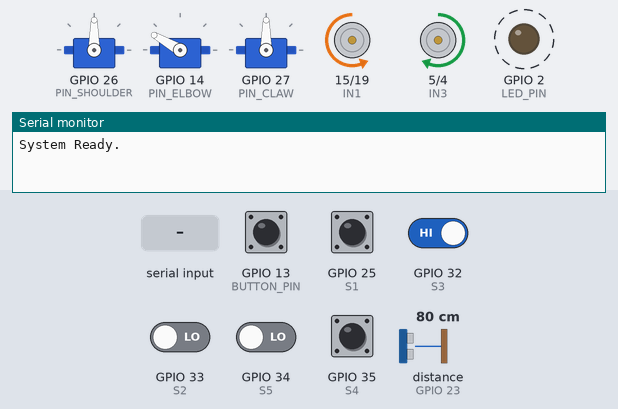
This sketch was run on a simulated ESP32. On the bench: 3 × servo, motor-driver pin pairs drawn as motors (green arrow = first pin HIGH = forward, orange = second pin HIGH = backward, longer = more drive, scaled by the enable pin), output pins drawn as LEDs (lit = HIGH), the last lines printed to the serial monitor. Wiring (inferred from the names in the program): ultrasonic range finder: trigger GPIO 22; echo GPIO 23. Dashed ring = blinking. The test bench sets the inputs (shaded band); at power-on: GPIO 13 (BUTTON_PIN), GPIO 25 (S1), GPIO 32 (S3), GPIO 35 (S4) HIGH, GPIO 33 (S2), GPIO 34 (S5) LOW, distance to the obstacle (sensor on GPIO 23) 80 cm. The echo pulse lasts 58.3 µs per cm; nothing arrives over Bluetooth unless stated; pins used as bus, display or sensor lines are not drawn.

Above: at 1.2 s.
1.3 s: distance to the obstacle (sensor on GPIO 23) set to 7 cm
4.3 s: distance to the obstacle (sensor on GPIO 23) set to 4 cm
At 6.6 s:
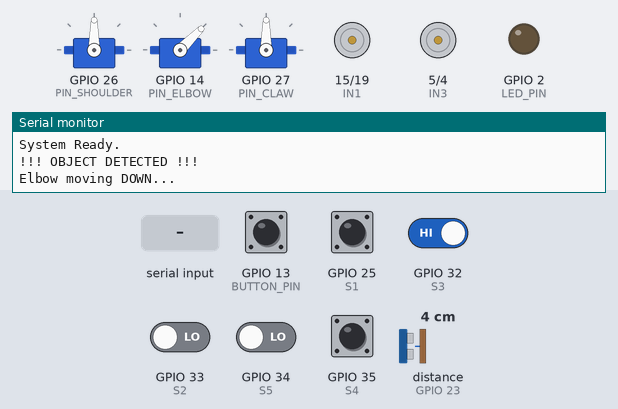
7.3 s: GPIO 13 (BUTTON_PIN) pulled LOW for 1 s
11.3 s: "Z" received over the second serial link
At 12.2 s:
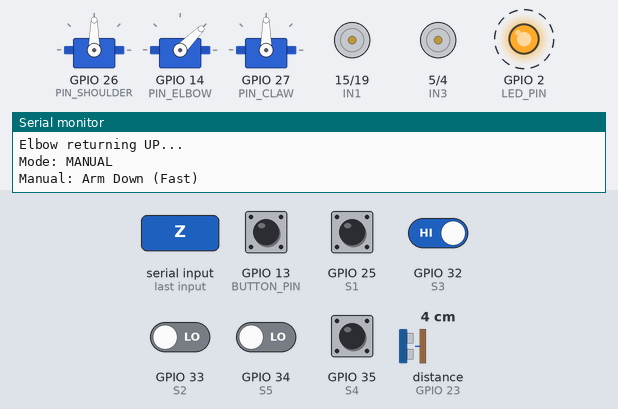
14.3 s: GPIO 13 (BUTTON_PIN) pulled LOW for 0.15 s
At 15.2 s:
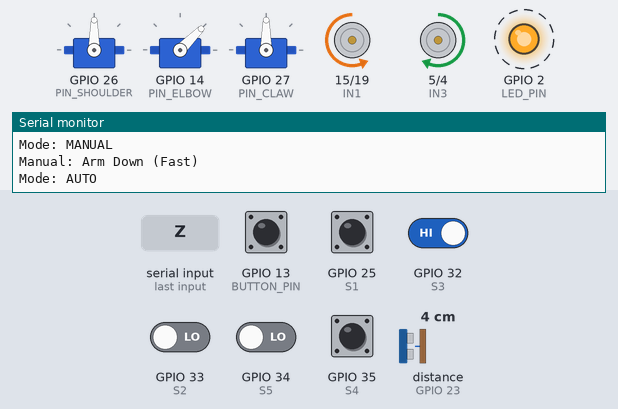
17.3 s: GPIO 32 (S3) driven LOW
At 18.2 s:
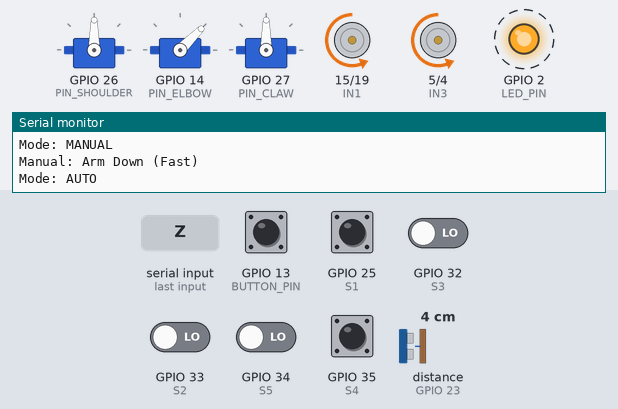
Timing chart, 0 to 21.3 s (numbered marks = the images above; inputs shaded):
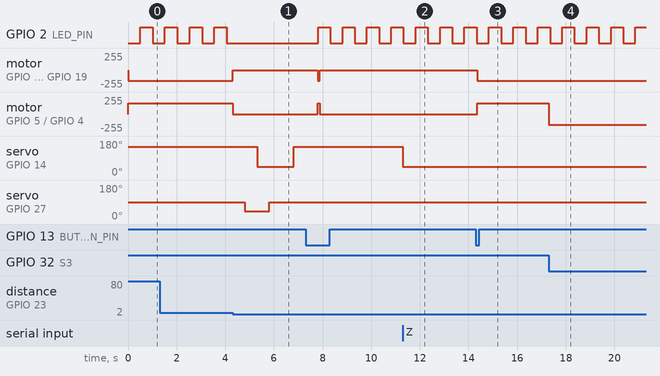

Measured:
- the behaviour switches between 6 and 5 cm on distance to the obstacle (sensor on GPIO 23) (found by bisection; images 0 and 1)
- after the input at 4.3 s, GPIO 2 (LED_PIN): stops changing and stays LOW; motor on GPIO 15 (IN1) / GPIO 19 (IN2): backward 160/255 → stopped at once
- after the input at 11.3 s, servo on GPIO 14 (PIN_ELBOW): 150° → 45° at once
- after the input at 14.3 s, motor on GPIO 15 (IN1) / GPIO 19 (IN2): stopped → backward 160/255 after 0.05 s; motor on GPIO 5 (IN3) / GPIO 4 (IN4): stopped → forward 160/255 after 0.05 s
- after the input at 17.3 s, motor on GPIO 5 (IN3) / GPIO 4 (IN4): forward 160/255 → backward 160/255 at once
- by itself, GPIO 2 (LED_PIN): alternates HIGH for 0.51 s and LOW for 0.51 s

The sketch:

main_code_townmaker.ino
```cpp
#include <ESP32Servo.h>
#include "BluetoothSerial.h"

/*
   -----------------------------------------
   ESP32 ROBOT PIN MAP
   -----------------------------------------
   LEFT MOTOR:  ENA(21), IN1(15), IN2(19)
   RIGHT MOTOR: ENB(17), IN3(5),  IN4(4)
   SENSORS:     S1(25), S2(33), S3(32), S4(35), S5(34)
   ULTRASONIC:  TRIG(22), ECHO(23)
   SERVOS:      Shoulder(26), Elbow(14), Claw(27)
   -----------------------------------------
*/

BluetoothSerial SerialBT;

// -------- PIN DEFINITIONS --------
#define LED_PIN 2
#define BUTTON_PIN 13

// --- MOTORS ---
#define ENA 21
#define IN1 15
#define IN2 19
#define IN3 5
#define IN4 4
#define ENB 17

// --- SPEED SETTING ---
#define MOTOR_SPEED 160

// --- SENSORS ---
#define S1 25
#define S2 33
#define S3 32
#define S4 35
#define S5 34

// --- SENSOR LOGIC ---
#define LINE_DETECTED LOW

// --- ULTRASONIC ---
#define TRIG_PIN 22
#define ECHO_PIN 23
#define STOP_DISTANCE 5

// --- SERVOS ---
#define PIN_SHOULDER 26
#define PIN_ELBOW    14
#define PIN_CLAW     27

// -------- SERVO ANGLES --------
int shoulderHome = 90;
int elbowHome = 150;     // HIGH Angle for lifting UP
int elbowReach = 45;     // LOW Angle for going DOWN
int clawOpen = 40;
int clawClosed = 90;

Servo sShoulder;
Servo sElbow;
Servo sClaw;

// -------- SYSTEM STATE --------
bool manualMode = false;
bool hasObject = false;
bool isArmDown = false;

// MEMORY FOR SEARCHING
// -1 = Left, 1 = Right, 0 = Straight
int lastKnownDirection = 0;

int lastButtonState = HIGH;
unsigned long lastDebounceTime = 0;
unsigned long debounceDelay = 50;

void setup() {
  Serial.begin(115200);
  SerialBT.begin("ESP32_Robot");

  pinMode(LED_PIN, OUTPUT);
  pinMode(BUTTON_PIN, INPUT_PULLUP);

  pinMode(S1, INPUT); pinMode(S2, INPUT); pinMode(S3, INPUT);
  pinMode(S4, INPUT); pinMode(S5, INPUT);
  pinMode(TRIG_PIN, OUTPUT); pinMode(ECHO_PIN, INPUT);
  pinMode(IN1, OUTPUT); pinMode(IN2, OUTPUT); pinMode(IN3, OUTPUT); pinMode(IN4, OUTPUT);
  pinMode(ENA, OUTPUT); pinMode(ENB, OUTPUT);

  sShoulder.attach(PIN_SHOULDER);
  sElbow.attach(PIN_ELBOW);
  sClaw.attach(PIN_CLAW);
  sShoulder.write(shoulderHome);
  sElbow.write(elbowHome);
  sClaw.write(clawClosed);

  Serial.println("System Ready.");
}

// -------- MOVEMENT WITH SPEED CONTROL --------
void moveForward() {
  analogWrite(ENA, MOTOR_SPEED); analogWrite(ENB, MOTOR_SPEED);
  digitalWrite(IN1, LOW); digitalWrite(IN2, HIGH);
  digitalWrite(IN3, LOW); digitalWrite(IN4, HIGH);
}

void moveBackward() {
  analogWrite(ENA, MOTOR_SPEED); analogWrite(ENB, MOTOR_SPEED);
  digitalWrite(IN1, HIGH); digitalWrite(IN2, LOW);
  digitalWrite(IN3, HIGH); digitalWrite(IN4, LOW);
}

// --- TURNING LOGIC ---
void turnLeft() {
  analogWrite(ENA, MOTOR_SPEED); analogWrite(ENB, MOTOR_SPEED);
  digitalWrite(IN1, LOW); digitalWrite(IN2, LOW);   // Left Stop
  digitalWrite(IN3, LOW); digitalWrite(IN4, HIGH);  // Right Fwd
}

void turnRight() {
  analogWrite(ENA, MOTOR_SPEED); analogWrite(ENB, MOTOR_SPEED);
  digitalWrite(IN1, LOW); digitalWrite(IN2, HIGH);  // Left Fwd
  digitalWrite(IN3, LOW); digitalWrite(IN4, LOW);   // Right Stop
}

void spinLeft() {
  analogWrite(ENA, MOTOR_SPEED); analogWrite(ENB, MOTOR_SPEED);
  digitalWrite(IN1, HIGH); digitalWrite(IN2, LOW); // Left Back
  digitalWrite(IN3, LOW); digitalWrite(IN4, HIGH); // Right Fwd
}

void spinRight() {
  analogWrite(ENA, MOTOR_SPEED); analogWrite(ENB, MOTOR_SPEED);
  digitalWrite(IN1, LOW); digitalWrite(IN2, HIGH); // Left Fwd
  digitalWrite(IN3, HIGH); digitalWrite(IN4, LOW); // Right Back
}

void stopMotors() {
  digitalWrite(IN1, LOW); digitalWrite(IN2, LOW);
  digitalWrite(IN3, LOW); digitalWrite(IN4, LOW);
  analogWrite(ENA, 0); analogWrite(ENB, 0);
}

// -------- ROBOTIC ARM HELPER FUNCTIONS --------

void armDown() {
    Serial.println("Manual: Arm Down (Fast)");
    sElbow.write(elbowReach); // Instant move to 45
    sShoulder.write(shoulderHome); // Reset shoulder to 90
}

void armUp() {
    Serial.println("Manual: Arm Up (Fast)");
    // Shoulder moves to 50 (Up/Back) to help lift
    sShoulder.write(50);
    sElbow.write(elbowHome);  // Instant move to 150
}

void pickupBall() {
  stopMotors();
  delay(500);

  sClaw.write(clawOpen);
  delay(500);

  Serial.println("Elbow moving DOWN...");
  sElbow.write(elbowReach); // Fast move down
  delay(500);

  sClaw.write(clawClosed);
  delay(1000);

  Serial.println("Elbow returning UP...");

  // Ensure Shoulder is Home
  sShoulder.write(shoulderHome);

  // Lift Elbow Fast to 150
  sElbow.write(elbowHome);

  delay(1000);
}

// -------- AUTO MODE --------
void runAutoMode() {
  // 1. Ultrasonic Check
  digitalWrite(TRIG_PIN, LOW); delayMicroseconds(2);
  digitalWrite(TRIG_PIN, HIGH); delayMicroseconds(10);
  digitalWrite(TRIG_PIN, LOW);
  long duration = pulseIn(ECHO_PIN, HIGH, 30000);
  long dist = duration * 0.034 / 2;

  // 2. Read Sensors
  int s1 = digitalRead(S1);
  int s2 = digitalRead(S2);
  int s3 = digitalRead(S3);
  int s4 = digitalRead(S4);
  int s5 = digitalRead(S5);

  // Track time
  static unsigned long lastTimeLineSeen = 0;
  if (s1 == LINE_DETECTED || s2 == LINE_DETECTED || s3 == LINE_DETECTED || s4 == LINE_DETECTED || s5 == LINE_DETECTED) {
    lastTimeLineSeen = millis();
  }

  // 3. Object Detection
  if (dist < STOP_DISTANCE && dist > 0 && hasObject == false) {
    Serial.println("!!! OBJECT DETECTED !!!");
    pickupBall();
    hasObject = true;
  }

  // 4. Line Follower Logic
  if (s3 == LINE_DETECTED) {
    moveForward();
    lastKnownDirection = 0;
  }
  else if (s1 == LINE_DETECTED || s2 == LINE_DETECTED) {
    spinRight();
    lastKnownDirection = -1;
  }
  else if (s4 == LINE_DETECTED || s5 == LINE_DETECTED) {
    spinLeft();
    lastKnownDirection = 1;
  }
  else {
    unsigned long lostDuration = millis() - lastTimeLineSeen;

    if (lostDuration < 2000) {
        static unsigned long lastShakeTime = 0;
        static int shakeDirection = 1;
        if (millis() - lastShakeTime > 500) {
          shakeDirection = -shakeDirection;
          lastShakeTime = millis();
        }
        if (shakeDirection == 1) spinLeft();
        else spinRight();
    }
    else {
        moveBackward();
    }
  }

  delay(10);
}

// -------- MANUAL MODE --------
void runManualMode() {
  if (SerialBT.available()) {
    char cmd = SerialBT.read();

    // Movement
    if (cmd == 'F') moveForward();
    else if (cmd == 'B') moveBackward();
    else if (cmd == 'L') turnLeft();
    else if (cmd == 'R') turnRight();
    else if (cmd == 'S') stopMotors();

    // Arm Control
    else if (cmd == 'X') pickupBall();
    else if (cmd == 'O') sClaw.write(clawOpen);
    else if (cmd == 'C') sClaw.write(clawClosed);

    // Toggle Arm
    else if (cmd == 'Z') {
      if (isArmDown) {
        armUp();
        isArmDown = false;
      } else {
        armDown();
        isArmDown = true;
      }
    }
  }
}

void loop() {
  static unsigned long lastBlink = 0;
  if (millis() - lastBlink > 500) {
    digitalWrite(LED_PIN, !digitalRead(LED_PIN));
    lastBlink = millis();
  }

  int reading = digitalRead(BUTTON_PIN);
  if (reading != lastButtonState) {
    lastDebounceTime = millis();
  }

  if ((millis() - lastDebounceTime) > debounceDelay) {
    static int currentStableState = HIGH;
    if (reading != currentStableState) {
      currentStableState = reading;
      if (currentStableState == LOW) {
        manualMode = !manualMode;
        stopMotors();
        if(manualMode) Serial.println("Mode: MANUAL");
        else Serial.println("Mode: AUTO");
      }
    }
  }
  lastButtonState = reading;

  if (manualMode) {
    runManualMode();
  } else {
    runAutoMode();
  }
}
```
